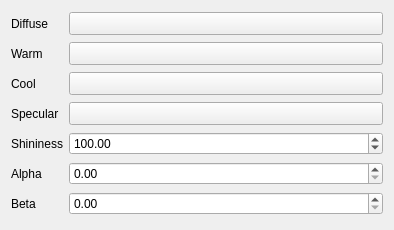
<?xml version="1.0" encoding="UTF-8"?>
<ui version="4.0">
 <class>GoochMaterialWidget</class>
 <widget class="QWidget" name="GoochMaterialWidget">
  <property name="geometry">
   <rect>
    <x>0</x>
    <y>0</y>
    <width>394</width>
    <height>230</height>
   </rect>
  </property>
  <property name="windowTitle">
   <string notr="true">Form</string>
  </property>
  <layout class="QGridLayout" name="gridLayout">
   <item row="4" column="1">
    <widget class="QgsDoubleSpinBox" name="spinShininess">
     <property name="minimum">
      <double>1.000000000000000</double>
     </property>
     <property name="maximum">
      <double>1000.000000000000000</double>
     </property>
     <property name="value">
      <double>100.000000000000000</double>
     </property>
    </widget>
   </item>
   <item row="3" column="0">
    <widget class="QLabel" name="lblSpecular">
     <property name="text">
      <string>Specular</string>
     </property>
    </widget>
   </item>
   <item row="0" column="0">
    <widget class="QLabel" name="lblDiffuse">
     <property name="text">
      <string>Diffuse</string>
     </property>
    </widget>
   </item>
   <item row="1" column="1">
    <widget class="QgsColorButton" name="btnWarm">
     <property name="sizePolicy">
      <sizepolicy hsizetype="Expanding" vsizetype="Fixed">
       <horstretch>0</horstretch>
       <verstretch>0</verstretch>
      </sizepolicy>
     </property>
     <property name="minimumSize">
      <size>
       <width>120</width>
       <height>0</height>
      </size>
     </property>
    </widget>
   </item>
   <item row="2" column="1">
    <widget class="QgsColorButton" name="btnCool">
     <property name="sizePolicy">
      <sizepolicy hsizetype="Expanding" vsizetype="Fixed">
       <horstretch>0</horstretch>
       <verstretch>0</verstretch>
      </sizepolicy>
     </property>
     <property name="minimumSize">
      <size>
       <width>120</width>
       <height>0</height>
      </size>
     </property>
    </widget>
   </item>
   <item row="5" column="0">
    <widget class="QLabel" name="lblShininess_2">
     <property name="text">
      <string>Alpha</string>
     </property>
    </widget>
   </item>
   <item row="4" column="0">
    <widget class="QLabel" name="lblShininess">
     <property name="text">
      <string>Shininess</string>
     </property>
    </widget>
   </item>
   <item row="0" column="1">
    <widget class="QgsColorButton" name="btnDiffuse">
     <property name="sizePolicy">
      <sizepolicy hsizetype="Expanding" vsizetype="Fixed">
       <horstretch>0</horstretch>
       <verstretch>0</verstretch>
      </sizepolicy>
     </property>
     <property name="minimumSize">
      <size>
       <width>120</width>
       <height>0</height>
      </size>
     </property>
    </widget>
   </item>
   <item row="1" column="0">
    <widget class="QLabel" name="lblAmbient">
     <property name="text">
      <string>Warm</string>
     </property>
    </widget>
   </item>
   <item row="3" column="1">
    <widget class="QgsColorButton" name="btnSpecular">
     <property name="sizePolicy">
      <sizepolicy hsizetype="Expanding" vsizetype="Fixed">
       <horstretch>0</horstretch>
       <verstretch>0</verstretch>
      </sizepolicy>
     </property>
     <property name="minimumSize">
      <size>
       <width>120</width>
       <height>0</height>
      </size>
     </property>
    </widget>
   </item>
   <item row="2" column="0">
    <widget class="QLabel" name="lblAmbient_2">
     <property name="text">
      <string>Cool</string>
     </property>
    </widget>
   </item>
   <item row="6" column="0">
    <widget class="QLabel" name="lblShininess_3">
     <property name="text">
      <string>Beta</string>
     </property>
    </widget>
   </item>
   <item row="5" column="1">
    <widget class="QgsDoubleSpinBox" name="spinAlpha">
     <property name="maximum">
      <double>1000.000000000000000</double>
     </property>
     <property name="singleStep">
      <double>0.100000000000000</double>
     </property>
    </widget>
   </item>
   <item row="6" column="1">
    <widget class="QgsDoubleSpinBox" name="spinBeta">
     <property name="maximum">
      <double>1000.000000000000000</double>
     </property>
     <property name="singleStep">
      <double>0.100000000000000</double>
     </property>
    </widget>
   </item>
  </layout>
 </widget>
 <customwidgets>
  <customwidget>
   <class>QgsDoubleSpinBox</class>
   <extends>QDoubleSpinBox</extends>
   <header>qgsdoublespinbox.h</header>
  </customwidget>
  <customwidget>
   <class>QgsColorButton</class>
   <extends>QToolButton</extends>
   <header>qgscolorbutton.h</header>
   <container>1</container>
  </customwidget>
 </customwidgets>
 <tabstops>
  <tabstop>btnDiffuse</tabstop>
  <tabstop>btnWarm</tabstop>
  <tabstop>btnCool</tabstop>
  <tabstop>btnSpecular</tabstop>
  <tabstop>spinShininess</tabstop>
  <tabstop>spinAlpha</tabstop>
  <tabstop>spinBeta</tabstop>
 </tabstops>
 <resources/>
 <connections/>
</ui>
